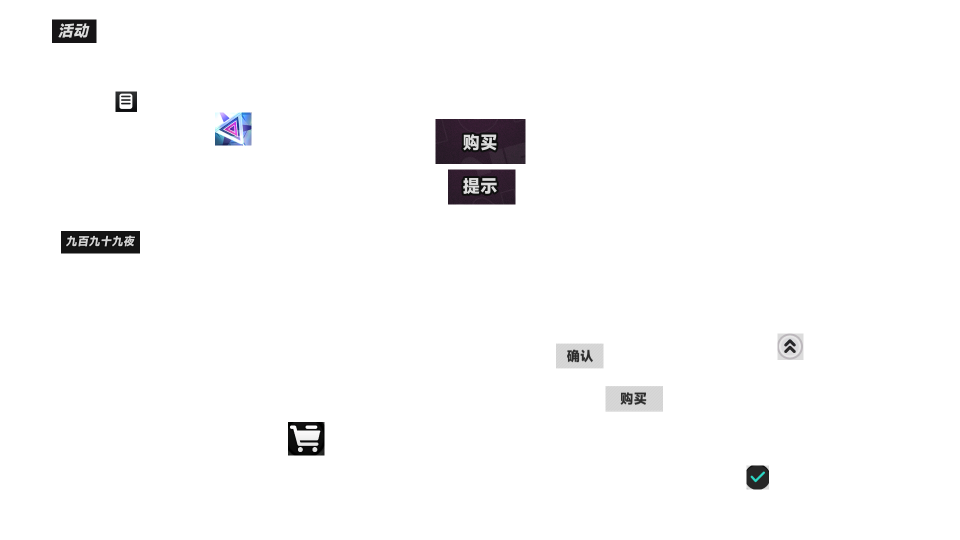
#> input picture assets/images/0.png, 1920 x 1080 px (shown at 1/2 size)
$ python -i guide_icons.py   (imports and definitions only)
#> lines starting #> are read from the running program, lines starting #| are printed output that depends on the picture; after the words box and inside, x2 and y2 are one past the last pixel; in counts of white or black regions, pixels touching at a corner belong together
### src/tasks/cultivation_goal/positions.py
"""养成指南页坐标（1920x1080 相对比例）。

弧盘页布局比等级/异能页低约 26px，行坐标按 tab 分开定义。
"""

from __future__ import annotations

from dataclasses import dataclass


@dataclass(frozen=True)
class CultivationPositions:
    guide_sidebar_x: float = 0.056
    guide_goal_icon_y: float = 0.435
    goal_goto_cultivate: tuple[float, float] = (0.89, 0.23)
    # 详情页还需再点「养成指南」才到材料页。
    detail_guide_button: tuple[float, float] = (0.826, 0.048)
    overview_back_to_goal: tuple[float, float] = (0.89, 0.16)
    overview_tabs_y: float = 0.069
    tab_x: dict[str, float] | None = None

    material_button_x: float = 0.890
    ratio_row_y: dict[str, tuple[float, float, float]] | None = None
    material_row_y: dict[str, tuple[float, float, float]] | None = None
    # 甲硬币行: 等级/弧盘/异能三页都是「所需材料」的最后一行, 行高一致(11-24 实拍)。
    # 数字中心 0.856(滑到底后), 「获取材料」按钮文字中心实测三页都在 0.852 ——
    # 这一行按钮与数字几乎齐平, 不像材料行那样比数字高 0.034。
    coin_row_y: float = 0.856
    coin_button_y: float = 0.852
    coin_tabs: tuple[str, str, str] = ("等级", "弧盘", "异能")
    # 养成指南「空幕」页没有异能页那种四行比例，只有「当前套装 / 推荐套装」两块，
    # 判定依据是套装名（→ 兔子洞关卡），所以只留这两行名称的位置。
    # 两值来自 11-22 实拍 1920x1110（客户区 1080）行投影，文字中心 y=295/666。
    console_set_y: tuple[float, float] = (0.281, 0.617)
    # 半高 0.030：一行小字上下各留 32px，再高就会框到下方格子上的数量角标。
    console_set_half_height: float = 0.030
    console_set_x: tuple[float, float] = (0.32, 0.60)
    # box 半高约 ±26px，小于行间距，不会串到相邻行。
    ratio_half_height: float = 0.024
    # 图标中心比数字行高约 23px，按卡片中心裁才不会切掉顶部。
    icon_row_offset: float = 0.021
    # 半高要容得下整张卡（1080 下约 92px，即 ±0.043）；0.05 会把卡片顶部切掉，
    # 切过的格子放不进正确缩放的模板，识别分数直接掉到阈值以下。行距 0.14，不会串行。
    icon_half_height: float = 0.062
    # 数字区横向范围，再宽会读进按钮。
    ratio_box_x: tuple[float, float] = (0.34, 0.64)

    map_travel_button: tuple[float, float, float, float] = (0.80, 0.84, 0.92, 0.94)
    # 传送按钮固定中心，供上游裁剪失准时补点兜底。
    map_travel_button_center: tuple[float, float] = (0.870, 0.911)
    domain_entry_button: tuple[float, float] = (0.8008, 0.9042)
    domain_stamina_box: tuple[float, float, float, float] = (0.814, 0.029, 0.898, 0.083)
    weekly_remaining_box: tuple[float, float, float, float] = (0.409, 0.206, 0.668, 0.254)
    close_button: tuple[float, float] = (0.95, 0.07)
    # 追猎页目标「前往」位置，OCR 失败时兜底。
    hunter_first_row: tuple[float, float] = (0.867, 0.262)

    def __post_init__(self):
        if self.tab_x is None:
            object.__setattr__(
                self,
                "tab_x",
                {"等级": 0.515, "弧盘": 0.628, "异能": 0.740, "空幕": 0.850},
            )
        if self.ratio_row_y is None:
            object.__setattr__(
                self,
                "ratio_row_y",
                {
                    "等级": (0.579, 0.719, 0.860),
                    "弧盘": (0.602, 0.743, 0.883),
                    "异能": (0.579, 0.719, 0.860),
                },
            )
        if self.material_row_y is None:
            object.__setattr__(
                self,
                "material_row_y",
                {
                    "等级": (0.544, 0.685, 0.826),
                    "弧盘": (0.568, 0.708, 0.849),
                    "异能": (0.544, 0.685, 0.826),
                },
            )


POS = CultivationPositions()

# 异象追猎（世界 BOSS）目标名；出现任一个说明进的是追猎界面（非周本）。
HUNTER_BOSS_NAMES = (
    "音霸魔王",
    "无首铁驭",
    "塞润尼缇",
    "黑之书",
    "海囚",
    "囿巢鸟",
    "斑蝶",
)

# 空幕四个副本的顺序与异象界域「空幕序号」一致，常量放在 core.CONSOLE_DUNGEONS。

# 刷取优先级：周本 > 等级 > 异能 > 弧盘；decide() 按序取第一条未达标行。
TARGET_ROWS = (
    # 周本材料在异能第2行，走异象巡礼。
    ("异能", 1, 60, "weekly"),
    # 等级第2行是世界BOSS材料，走异象追猎。
    ("等级", 1, 60, "hunter_map"),
    # 异能第1行是副本材料。
    ("异能", 0, 40, "domain"),
    # 弧盘第2行是弧盘副本（泡影罐头）；第1行是通用升级材料，非副本产物。
    ("弧盘", 1, 40, "domain"),
)

### src/tasks/cultivation_goal/asset_paths.py
"""资产目录解析：插件安装时优先用插件自带的 assets，否则回退宿主 exe 目录。"""

from pathlib import Path

from ok import get_path_relative_to_exe

# 兼容两种安装形态：
# 宿主源码/打包：模块在 src/tasks/cultivation_goal/，资产在 exe 目录 assets/game/<name>
# 插件：模块在 ok_import/<file_name>/cultivation_goal/，资产在插件根目录 assets/game/<name>


def resolve_asset_dir(name: str) -> Path:
#> further down, picture is the input picture: shape (1080, 1920, 3); mean B, G, R 250.3, 250, 250.2
    plugin_local = Path(__file__).resolve().parents[1] / "assets" / "game" / name
    if plugin_local.is_dir():
        return plugin_local
    return Path(get_path_relative_to_exe("assets", "game", name))

### src/tasks/cultivation_goal/guide_icons.py
"""养成指南页「所需材料」图标识别。模板裁自同页（assets/game/guide_icon），与奖励页那套分开。"""

import json
from dataclasses import dataclass, replace
from pathlib import Path
from typing import Iterable, cast

import cv2
import numpy as np
from ok import Logger

from src.tasks.cultivation_goal.asset_paths import resolve_asset_dir
from src.tasks.cultivation_goal.tier_color import TIER_ORDER, detect_tier
from src.utils.game_templates import GameTemplateSet

# [1 line that did not run here, left out]

# [1 line that did not run here, left out]
# [1 line that did not run here, left out]

SCALES = (0.88, 0.94, 1.0, 1.06, 1.12)
MATCH_MIN_SCORE = 0.72

CELL_MIN = 36
CELL_MAX = 130
# 识别时同样外扩，否则卡片边框对不上会掉到阈值以下。
CELL_PAD = 8

# ability_/arc_ 模板当年连比例数字一起切了进来（如 0/5、86/42），数字随材料变化，
# 直接比会把分数压到阈值以下。比对前统一切掉底部数字带（模板高 92，数字在 71 行以下）。
DIGIT_BAND_PREFIXES = ("ability_", "arc_")
DIGIT_BAND_PX = 24
# 格子 bbox 一旦被条带边缘切掉，正确缩放的模板就放不进去。窗口至少留这么大。
MIN_WINDOW = 100


@dataclass(frozen=True)
class GuideMatch:
    key: str
    kind: str
    dungeon: str
    tier: str
    quality: str
    score: float
    center_x: int
    # 档位来源与冲突标记：两者不一致说明库标签或判色有误。
    tier_source: str = "template"
    tier_conflict: bool = False

    # [4 lines left out: function as_dict, not called in this run]


@dataclass(frozen=True)
class MissingPlan:
    """一行材料格推断出的缺口档位。

    observed 是实际认出来的档位, expected 是按「缺低档必缺高档」补全后的档位,
    gaps 是补全出来却没认到的档位 —— 非空说明中间某格漏识别了。
    """

    observed: tuple[str, ...]
    expected: tuple[str, ...]
    gaps: tuple[str, ...]

    @property
    def consistent(self) -> bool:
        return not self.gaps

    def as_dict(self) -> dict:
        return {"observed": list(self.observed), "expected": list(self.expected),
                "gaps": list(self.gaps), "consistent": self.consistent}


def available_keys() -> tuple[str, ...]:
    return GUIDE_ICON.list_names()


# [9 lines left out: function load_info, not called in this run]


def find_cells(image: np.ndarray, cell_min: float = CELL_MIN,
               cell_max: float = CELL_MAX) -> list[tuple[int, int, int, int]]:
    """按亮度切出材料卡片, 返回按 x 排序的 (x, y, w, h)。

    材料卡底板是铜/银/金三色, 亮度都高于深灰行底; 右侧「获取材料」按钮
    靠尺寸上限和宽高比排掉。阈值默认按 1080 高标定。
    """
#> called with cell_min = 36, cell_max = 130
    if image is None or image.size == 0:
        return []
    gray = cv2.cvtColor(image, cv2.COLOR_BGR2GRAY)
    mask = (gray > 72).astype(np.uint8) * 255
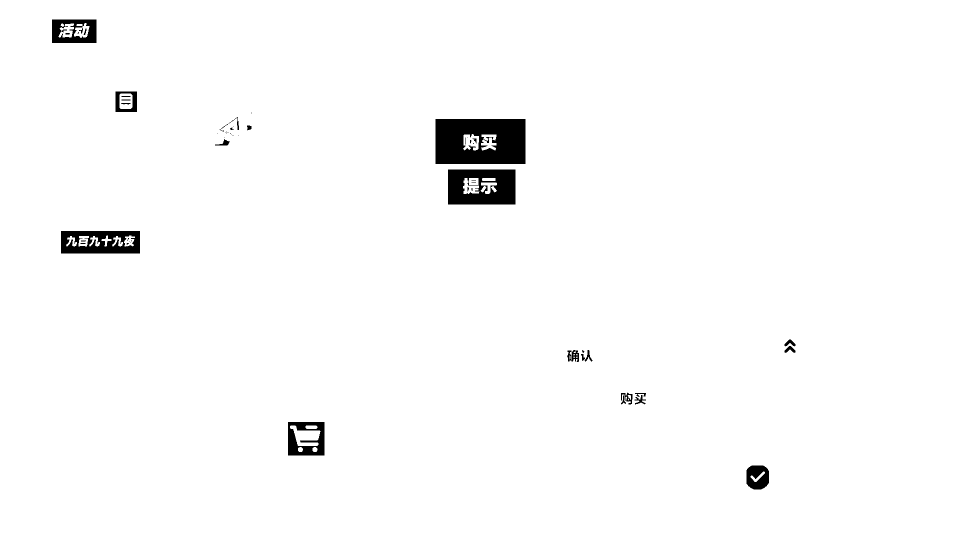
#> mask: shape (1080, 1920) (shown at 1/2 size); 98.1% white; 57 black regions (29 under 20 px), largest, box (x1, y1, x2, y2) and area: (871, 238, 1051, 328) 14713, (896, 339, 1031, 409) 7988, (122, 462, 280, 507) 5611
    mask = cv2.morphologyEx(mask, cv2.MORPH_CLOSE, np.ones((7, 7), np.uint8))
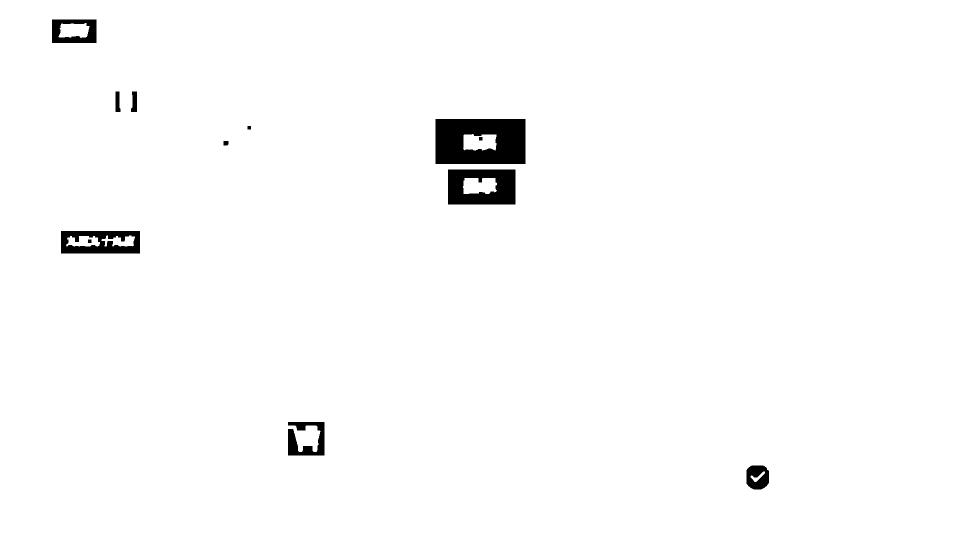
#> mask: shape (1080, 1920) (shown at 1/2 size); 98.3% white; 12 black regions, largest, box (x1, y1, x2, y2) and area: (871, 238, 1051, 328) 14281, (896, 339, 1031, 409) 7561, (122, 462, 280, 507) 5169
    mask = cv2.morphologyEx(mask, cv2.MORPH_OPEN, np.ones((3, 3), np.uint8))
#> mask: shape (1080, 1920); 98.3% white; 11 black regions, largest, box (x1, y1, x2, y2) and area: (871, 238, 1051, 328) 14347, (896, 339, 1031, 409) 7563, (122, 462, 280, 507) 5182
    count, _, stats, _ = cv2.connectedComponentsWithStats(mask, 8)
#> count = 8; stats = [[104, 39, 1434, 940, 35290], [0, 0, 1920, 1080, 2031015], [118, 46, 61, 29, 1475], [927, 269, 66, 32, 1853], [926, 356, 68, 32, 1887], [203, 471, 67, 22, 872], [133, 472, 67, 21, 1007], [1501, 943, 29, 21, 201]]
    cells = []
    for i in range(1, count):
        x, y, w, h, _ = stats[i]
        if not (cell_min <= w <= cell_max and cell_min <= h <= cell_max):
            continue
        if not 0.45 < w / h < 1.9:
            continue
        cells.append((int(x), int(y), int(w), int(h)))
#> this loop made 7 passes
#> (x, y, w, h) on passes 1 to 7: (0, 0, 1920, 1080), (118, 46, 61, 29), (927, 269, 66, 32), (926, 356, 68, 32), (203, 471, 67, 22), (133, 472, 67, 21), (1501, 943, 29, 21)
#> after the loop, cells = []
    return sorted(cells, key=lambda c: c[0])


# [138 lines left out: functions _score, identify_cell, infer_missing, _window, identify_row, vote_dungeon and 1 more, not called in this run]

>>> import cv2
>>> picture = cv2.imread('../../../assets/images/0.png')
>>> result = find_cells(picture)
#> result = []
